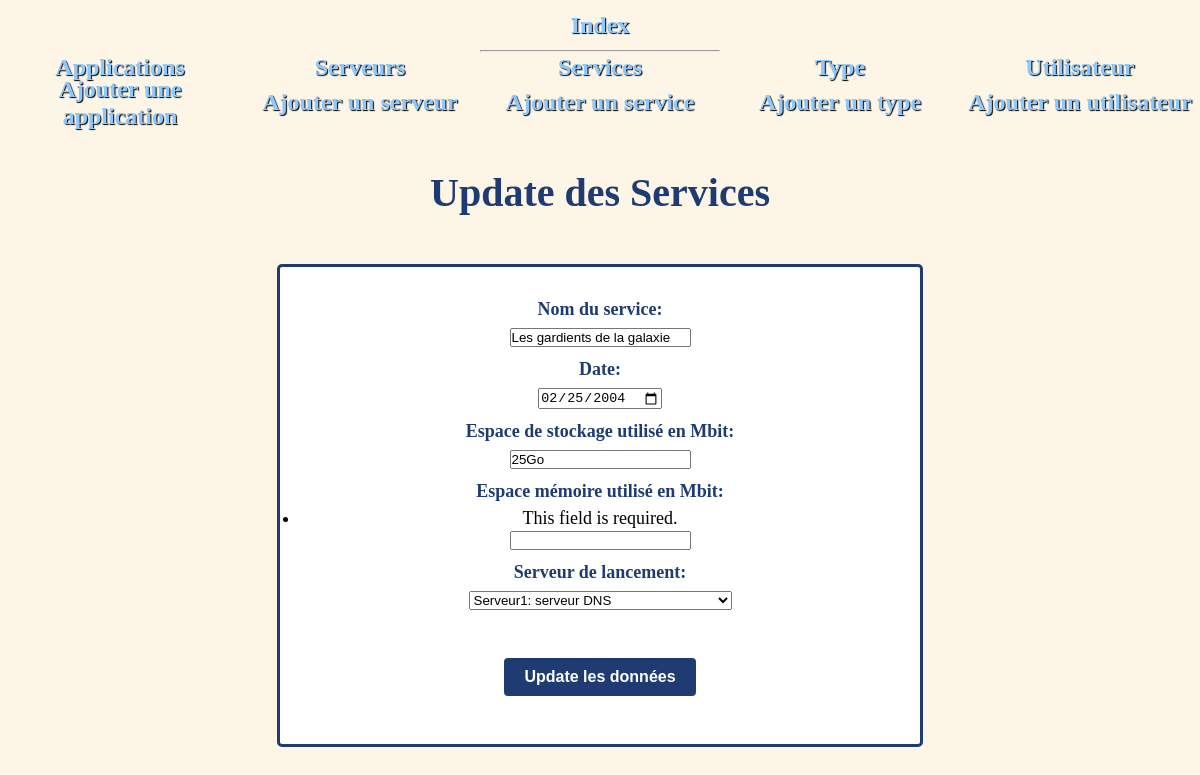
Screenshot of /adminsite/services/update/2/ with the database file from the repository.
### adminsite/models.py (models this page shows, shortened)
class Services(models.Model):
    nom = models.CharField(max_length=30)
    date = models.DateField()
    stockage_use = models.CharField(max_length=8)
    memoire_vive = models.CharField(max_length=8)
    serveur_lancement = models.ForeignKey(Serveurs, on_delete=models.CASCADE, null=True, related_name="serveur_lancement")
    def dico(self):
        return {"nom": self.nom, "date": self.date,"memoire_use": self.stockage_use,"stockage_use": self.memoire_vive,"serveur_lancement": self.serveur_lancement}

class Serveurs(models.Model):
    nom = models.CharField(max_length=100)
    type = models.ForeignKey(Types, on_delete=models.CASCADE, null=True, related_name="Type")
    processeur_choices =(("i3","i3"),("i5","i5"),("i7","i7"),("i9","i9"),("ryzen3","ryzen3"),("ryzen5","ryzen5"),("ryzen7","ryzen7"))
    processeur = models.CharField(max_length=20, choices=processeur_choices,null=True)
    memoire_choices = (("64Go","64Go"),("32Go","32Go"),("16Go","16Go"),("8Go","8Go"))
    memoire = models.CharField(max_length=20, choices=memoire_choices, null=True)
    stockage_choices =(("1To","1To"),("512Go","512Go"),("256Go","256Go"), ("128Go","128Go"), ("64Go","64Go"), ("32Go","32Go"))
    stockage = models.CharField(max_length=20, choices=stockage_choices, null=True)
    def __str__(self):
        return f" {self.nom}: serveur  {self.type}"

### adminsite/services_views.py (the view)
# urls.py: path('services/update/<int:id>/', services_views.update),
def update(request, id):
    serv = models.Services.objects.get(pk=id)
    form = ServicesForms(serv.dico())
    return render(request,"adminsite/services/update.html",{"form":form, "id": id})

### adminsite/forms.py
class ServicesForms(ModelForm):
    date = forms.DateField(widget=forms.DateInput(attrs={"type" : "date"}))
    class Meta:
        model = models.Services
        fields = ('nom','date','stockage_use','memoire_vive','serveur_lancement')
        labels = {
            'nom': _('Nom du service'),
            'date':_('Date de lancement'),
            'stockage_use': _('Espace de stockage utilisé en Mbit'),
            'memoire_vive': _('Espace mémoire utilisé en Mbit'),
            'serveur_lancement': _('Serveur de lancement'),
        }

### adminsite/models.py (called while the page is built)
    def __str__(self):
        return f"{self.type}"

### adminsite/templates/adminsite/services/update.html (shortened to what this page needs)
<!DOCTYPE html>
<html lang="en">
    {% extends "adminsite/main.html" %}
    {% block content %}
    <h2> Update des Services</h2>
<form method="post" action="/adminsite/services/update_traitement/{{id}}/" enctype="multipart/form-data">
{{ form }}<br><br><br>
<input type="submit" value="Update les données" class="button">
</form>
{% endblock %}

### adminsite/static/adminsite/index.css (style rules this page uses)
* { padding: 0; margin: 0; }
body { text-align: center; background-color:oldlace; }
.button { display: inline-block; padding: 10px 20px; font-size: 16px; font-weight: bold; text-align: center; text-decoration: none; background-color: #1e3c72; color: #fff; border: none; border-radius: 4px; cursor: pointer; transition: background-color 0.3s ease; margin-top: 1%; margin-bottom: 4%; }
form { max-width: 50%; margin: 0 auto; padding: 20px; margin-top: 4%; margin-bottom: 1%; padding-bottom: 2%; background-color: #fff; border: 3px solid #1e3c72; border-radius: 5px; font-size: large; }
form label { display: block; font-weight: bolder; color: #1e3c72; padding-top: 2%; padding-bottom: 1%; }
h2 { color:#1e3c72; font-weight: bold; margin-top: 2%; font-size: 250%; margin-bottom: 2%; }

### rows the page displays
Services: nom "Les gardients de la galaxie", date "02/25/2004", stockage_use "25Go", serveur_lancement "Serveur1: serveur DNS"
